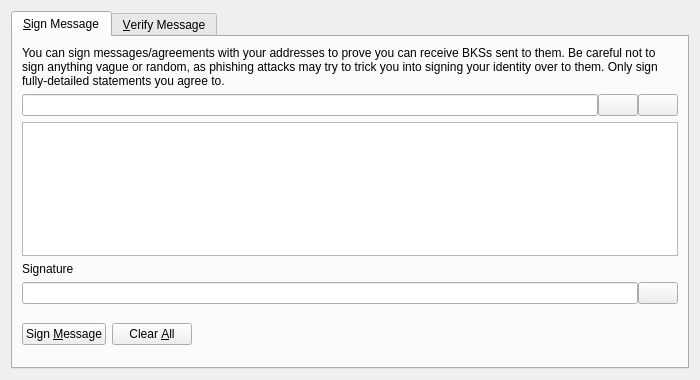
<?xml version="1.0" encoding="UTF-8"?>
<ui version="4.0">
 <class>SignVerifyMessageDialog</class>
 <widget class="QDialog" name="SignVerifyMessageDialog">
  <property name="geometry">
   <rect>
    <x>0</x>
    <y>0</y>
    <width>700</width>
    <height>380</height>
   </rect>
  </property>
  <property name="windowTitle">
   <string>Signatures - Sign / Verify a Message</string>
  </property>
  <property name="styleSheet">
   <string notr="true"/>
  </property>
  <property name="modal">
   <bool>true</bool>
  </property>
  <layout class="QVBoxLayout" name="verticalLayout">
   <item>
    <widget class="QTabWidget" name="tabWidget">
     <property name="currentIndex">
      <number>0</number>
     </property>
     <widget class="QWidget" name="tabSignMessage">
      <attribute name="title">
       <string>&amp;Sign Message</string>
      </attribute>
      <layout class="QVBoxLayout" name="verticalLayout_SM">
       <item>
        <widget class="QLabel" name="infoLabel_SM">
         <property name="text">
          <string>You can sign messages/agreements with your addresses to prove you can receive BKSs sent to them. Be careful not to sign anything vague or random, as phishing attacks may try to trick you into signing your identity over to them. Only sign fully-detailed statements you agree to.</string>
         </property>
         <property name="textFormat">
          <enum>Qt::PlainText</enum>
         </property>
         <property name="wordWrap">
          <bool>true</bool>
         </property>
        </widget>
       </item>
       <item>
        <layout class="QHBoxLayout" name="horizontalLayout_1_SM">
         <property name="spacing">
          <number>0</number>
         </property>
         <item>
          <widget class="QValidatedLineEdit" name="addressIn_SM">
           <property name="toolTip">
            <string>The BKS address to sign the message with</string>
           </property>
          </widget>
         </item>
         <item>
          <widget class="QPushButton" name="addressBookButton_SM">
           <property name="toolTip">
            <string>Choose previously used address</string>
           </property>
           <property name="styleSheet">
            <string notr="true"/>
           </property>
           <property name="text">
            <string/>
           </property>
           <property name="icon">
            <iconset>
             <normaloff>:/icons/address-book</normaloff>:/icons/address-book</iconset>
           </property>
           <property name="shortcut">
            <string>Alt+A</string>
           </property>
           <property name="autoDefault">
            <bool>false</bool>
           </property>
          </widget>
         </item>
         <item>
          <widget class="QPushButton" name="pasteButton_SM">
           <property name="toolTip">
            <string>Paste address from clipboard</string>
           </property>
           <property name="styleSheet">
            <string notr="true"/>
           </property>
           <property name="text">
            <string/>
           </property>
           <property name="icon">
            <iconset>
             <normaloff>:/icons/editpaste</normaloff>:/icons/editpaste</iconset>
           </property>
           <property name="shortcut">
            <string>Alt+P</string>
           </property>
           <property name="autoDefault">
            <bool>false</bool>
           </property>
          </widget>
         </item>
        </layout>
       </item>
       <item>
        <widget class="QPlainTextEdit" name="messageIn_SM">
         <property name="toolTip">
          <string>Enter the message you want to sign here</string>
         </property>
        </widget>
       </item>
       <item>
        <widget class="QLabel" name="signatureLabel_SM">
         <property name="text">
          <string>Signature</string>
         </property>
         <property name="textFormat">
          <enum>Qt::PlainText</enum>
         </property>
        </widget>
       </item>
       <item>
        <layout class="QHBoxLayout" name="horizontalLayout_2_SM">
         <property name="spacing">
          <number>0</number>
         </property>
         <item>
          <widget class="QLineEdit" name="signatureOut_SM">
           <property name="font">
            <font>
             <italic>true</italic>
            </font>
           </property>
           <property name="readOnly">
            <bool>true</bool>
           </property>
          </widget>
         </item>
         <item>
          <widget class="QPushButton" name="copySignatureButton_SM">
           <property name="toolTip">
            <string>Copy the current signature to the system clipboard</string>
           </property>
           <property name="styleSheet">
            <string notr="true"/>
           </property>
           <property name="text">
            <string/>
           </property>
           <property name="icon">
            <iconset>
             <normaloff>:/icons/editcopy</normaloff>:/icons/editcopy</iconset>
           </property>
           <property name="autoDefault">
            <bool>false</bool>
           </property>
          </widget>
         </item>
        </layout>
       </item>
       <item>
        <layout class="QHBoxLayout" name="horizontalLayout_3_SM">
         <item>
          <widget class="QPushButton" name="signMessageButton_SM">
           <property name="toolTip">
            <string>Sign the message to prove you own this BKS address</string>
           </property>
           <property name="styleSheet">
            <string notr="true"/>
           </property>
           <property name="text">
            <string>Sign &amp;Message</string>
           </property>
           <property name="icon">
            <iconset>
             <normaloff>:/icons/edit</normaloff>:/icons/edit</iconset>
           </property>
           <property name="autoDefault">
            <bool>false</bool>
           </property>
          </widget>
         </item>
         <item>
          <widget class="QPushButton" name="clearButton_SM">
           <property name="toolTip">
            <string>Reset all sign message fields</string>
           </property>
           <property name="styleSheet">
            <string notr="true"/>
           </property>
           <property name="text">
            <string>Clear &amp;All</string>
           </property>
           <property name="icon">
            <iconset>
             <normaloff>:/icons/remove</normaloff>:/icons/remove</iconset>
           </property>
           <property name="autoDefault">
            <bool>false</bool>
           </property>
          </widget>
         </item>
         <item>
          <spacer name="horizontalSpacer_1_SM">
           <property name="orientation">
            <enum>Qt::Horizontal</enum>
           </property>
           <property name="sizeHint" stdset="0">
            <size>
             <width>40</width>
             <height>48</height>
            </size>
           </property>
          </spacer>
         </item>
         <item>
          <widget class="QLabel" name="statusLabel_SM">
           <property name="font">
            <font>
             <weight>75</weight>
             <bold>true</bold>
            </font>
           </property>
           <property name="text">
            <string/>
           </property>
           <property name="wordWrap">
            <bool>true</bool>
           </property>
          </widget>
         </item>
         <item>
          <spacer name="horizontalSpacer_2_SM">
           <property name="orientation">
            <enum>Qt::Horizontal</enum>
           </property>
           <property name="sizeHint" stdset="0">
            <size>
             <width>40</width>
             <height>48</height>
            </size>
           </property>
          </spacer>
         </item>
        </layout>
       </item>
      </layout>
     </widget>
     <widget class="QWidget" name="tabVerifyMessage">
      <attribute name="title">
       <string>&amp;Verify Message</string>
      </attribute>
      <layout class="QVBoxLayout" name="verticalLayout_VM">
       <item>
        <widget class="QLabel" name="infoLabel_VM">
         <property name="text">
          <string>Enter the receiver's address, message (ensure you copy line breaks, spaces, tabs, etc. exactly) and signature below to verify the message. Be careful not to read more into the signature than what is in the signed message itself, to avoid being tricked by a man-in-the-middle attack. Note that this only proves the signing party receives with the address, it cannot prove sendership of any transaction!</string>
         </property>
         <property name="textFormat">
          <enum>Qt::PlainText</enum>
         </property>
         <property name="alignment">
          <set>Qt::AlignLeading|Qt::AlignLeft|Qt::AlignTop</set>
         </property>
         <property name="wordWrap">
          <bool>true</bool>
         </property>
        </widget>
       </item>
       <item>
        <layout class="QHBoxLayout" name="horizontalLayout_1_VM">
         <property name="spacing">
          <number>0</number>
         </property>
         <item>
          <widget class="QValidatedLineEdit" name="addressIn_VM">
           <property name="toolTip">
            <string>The BKS address the message was signed with</string>
           </property>
           <property name="styleSheet">
            <string notr="true"/>
           </property>
          </widget>
         </item>
         <item>
          <widget class="QPushButton" name="addressBookButton_VM">
           <property name="toolTip">
            <string>Choose previously used address</string>
           </property>
           <property name="styleSheet">
            <string notr="true"/>
           </property>
           <property name="text">
            <string/>
           </property>
           <property name="icon">
            <iconset>
             <normaloff>:/icons/address-book</normaloff>:/icons/address-book</iconset>
           </property>
           <property name="shortcut">
            <string>Alt+A</string>
           </property>
           <property name="autoDefault">
            <bool>false</bool>
           </property>
          </widget>
         </item>
        </layout>
       </item>
       <item>
        <widget class="QPlainTextEdit" name="messageIn_VM">
         <property name="styleSheet">
          <string notr="true"/>
         </property>
        </widget>
       </item>
       <item>
        <widget class="QValidatedLineEdit" name="signatureIn_VM">
         <property name="styleSheet">
          <string notr="true"/>
         </property>
        </widget>
       </item>
       <item>
        <layout class="QHBoxLayout" name="horizontalLayout_2_VM">
         <item>
          <widget class="QPushButton" name="verifyMessageButton_VM">
           <property name="toolTip">
            <string>Verify the message to ensure it was signed with the specified BKS address</string>
           </property>
           <property name="styleSheet">
            <string notr="true"/>
           </property>
           <property name="text">
            <string>Verify &amp;Message</string>
           </property>
           <property name="icon">
            <iconset>
             <normaloff>:/icons/transaction_0</normaloff>:/icons/transaction_0</iconset>
           </property>
           <property name="autoDefault">
            <bool>false</bool>
           </property>
          </widget>
         </item>
         <item>
          <widget class="QPushButton" name="clearButton_VM">
           <property name="toolTip">
            <string>Reset all verify message fields</string>
           </property>
           <property name="styleSheet">
            <string notr="true"/>
           </property>
           <property name="text">
            <string>Clear &amp;All</string>
           </property>
           <property name="icon">
            <iconset>
             <normaloff>:/icons/remove</normaloff>:/icons/remove</iconset>
           </property>
           <property name="autoDefault">
            <bool>false</bool>
           </property>
          </widget>
         </item>
         <item>
          <spacer name="horizontalSpacer_1_VM">
           <property name="orientation">
            <enum>Qt::Horizontal</enum>
           </property>
           <property name="sizeHint" stdset="0">
            <size>
             <width>40</width>
             <height>48</height>
            </size>
           </property>
          </spacer>
         </item>
         <item>
          <widget class="QLabel" name="statusLabel_VM">
           <property name="font">
            <font>
             <weight>75</weight>
             <bold>true</bold>
            </font>
           </property>
           <property name="text">
            <string/>
           </property>
           <property name="wordWrap">
            <bool>true</bool>
           </property>
          </widget>
         </item>
         <item>
          <spacer name="horizontalSpacer_2_VM">
           <property name="orientation">
            <enum>Qt::Horizontal</enum>
           </property>
           <property name="sizeHint" stdset="0">
            <size>
             <width>40</width>
             <height>48</height>
            </size>
           </property>
          </spacer>
         </item>
        </layout>
       </item>
      </layout>
     </widget>
    </widget>
   </item>
  </layout>
 </widget>
 <customwidgets>
  <customwidget>
   <class>QValidatedLineEdit</class>
   <extends>QLineEdit</extends>
   <header>qvalidatedlineedit.h</header>
  </customwidget>
 </customwidgets>
 <resources/>
 <connections/>
</ui>
